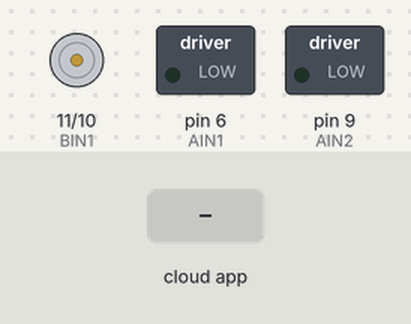
The sketch below on a simulated Arduino Uno, built with avr-gcc and run on an emulated ATmega328P. Parts: motor-driver pin pairs drawn as motors (green arrow = first pin HIGH = forward, orange = second pin HIGH = backward, longer = more drive), switched loads named in the sketch (green lamp = pin HIGH). Inputs (shaded band) come from the test bench. The ROS host is connected and sends only what is stated.

Above: at 1.2 s.
1.3 s: the phone or cloud app sets cmd_vel to 45
At 1.9 s:
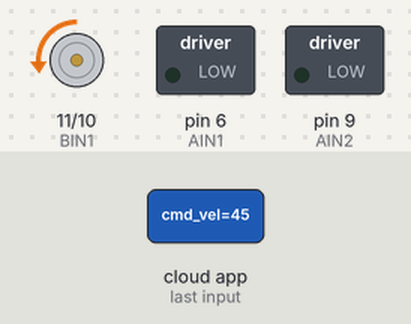
2.8 s: the phone or cloud app sets cmd_vel to 90
At 3.1 s:
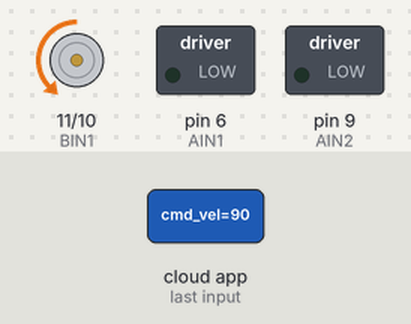
4.3 s: the phone or cloud app sets cmd_vel to 180
At 5.4 s:
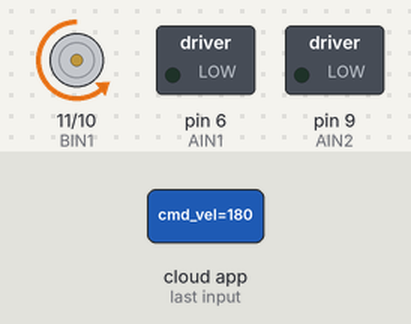
Timing chart, 0 to 7.3 s (numbered marks = the images above; inputs shaded):
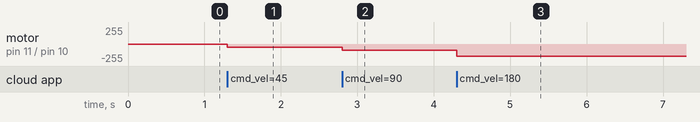

Measured:
- after the input at 1.3 s, motor on pin 11 (BIN1) / pin 10 (BIN2): stopped → backward 45/255 at once
- after the input at 2.8 s, motor on pin 11 (BIN1) / pin 10 (BIN2): backward 45/255 → backward 90/255 at once
- after the input at 4.3 s, motor on pin 11 (BIN1) / pin 10 (BIN2): backward 90/255 → backward 180/255 at once

The sketch:

nucobot_arduino_DRV8833.ino
```cpp
#if (ARDUINO >= 100)
 #include <Arduino.h>
#else
 #include <WProgram.h>
#endif

#include <ros.h>
#include <std_msgs/Int16.h>

ros::NodeHandle nh;


/*
DRV8833 Dual Motor Driver Carrier connection

+-----+-----+-------------------------+
|xIN1 |xIN2 |         FUNCTION        |
+-----+-----+-------------------------+
| PWM |  0  | Forward PWM, fast decay |
+-----+-----+-------------------------+
|  1  | PWM | Forward PWM, slow decay |
+-----+-----+-------------------------+
|  0  | PWM | Reverse PWM, fast decay |
+-----+-----+-------------------------+
| PWM |  1  | Reverse PWM, slow decay |
+-----+-----+-------------------------+
*/

#define AIN1 6   // (PWM)
#define AIN2 9   // (PWM)
#define BIN2 10  // (PWM)
#define BIN1 11  // (PWM)

void motor_cb( const std_msgs::Int16& cmd_msg){
  if (cmd_msg.data > 0) {
    analogWrite(BIN1, 0);
    analogWrite(BIN2, cmd_msg.data);
  }
  if (cmd_msg.data <= 0) {
    analogWrite(BIN2, 0);
    analogWrite(BIN1, -cmd_msg.data);
  }
}


ros::Subscriber<std_msgs::Int16> sub("cmd_vel", motor_cb);

void setup(){
  pinMode(AIN1, OUTPUT);
  pinMode(AIN2, OUTPUT);
  pinMode(BIN1, OUTPUT);
  pinMode(BIN2, OUTPUT);

  analogWrite(AIN1, 0);
  analogWrite(AIN2, 0);
  analogWrite(BIN1, 0);
  analogWrite(BIN2, 0);

  nh.initNode();
  nh.subscribe(sub);
}

void loop(){
  nh.spinOnce();
  delay(1);
}
```
